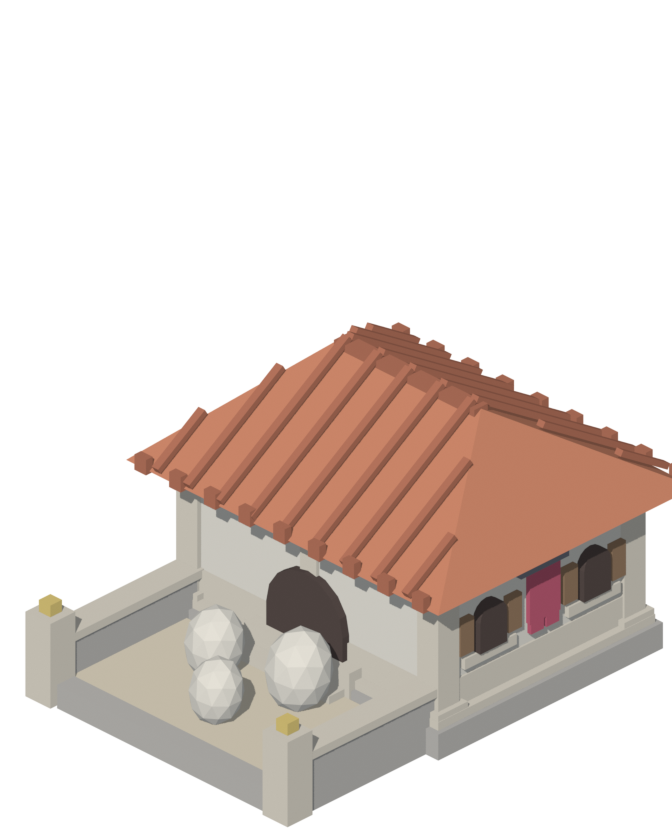
#> input picture docs/renders/breeding_hut.png, 672 x 840 px, found by its file name
$ python preview_on_map.py docs/renders/breeding_hut.png 3 4
#> lines starting #> are read from the running program, lines starting #| are printed output that depends on the picture
"""Put a render on the map, at the size the map actually draws it.

    python tool/preview_on_map.py docs/renders/breeding_hut.png 3 4

A render viewed at 672 px always looks fine. The map draws a 3x4 building 224 px
wide on a phone, and that is where a design either reads or does not — so judge
it there. The left panel is life size; the right is the same pixels enlarged, to
see WHY it reads the way it does, not to flatter it.

The placement is the app's own rule (artPlacement with 1 / 0.5 / 0): the base
fills the image's width and its near corner sits on the footprint's near corner.
"""
import sys
from pathlib import Path

from PIL import Image, ImageDraw

TILE_W, TILE_H = 64, 32          # iso_grid.dart
GROUND = (62, 107, 69, 255)      # the era-I ground the map paints
SEAM = (255, 255, 255, 40)
PAD = 28


def tiles(w, h, scale):
    """The footprint's cells, drawn the way the map draws them."""
    base_w = (w + h) * TILE_W // 2 * scale
    base_h = base_w // 2
    img = Image.new('RGBA', (base_w, base_h), (0, 0, 0, 0))
    layer = Image.new('RGBA', img.size, (0, 0, 0, 0))
    d = ImageDraw.Draw(layer)

    def p(gx, gy):
        return ((h + gx - gy) * TILE_W * scale / 2,
                (gx + gy) * TILE_H * scale / 2)

    d.polygon([p(0, 0), p(w, 0), p(w, h), p(0, h)],
              fill=(255, 255, 255, 26), outline=(255, 255, 255, 90), width=scale)
    for i in range(1, w):
        d.line([p(i, 0), p(i, h)], fill=SEAM, width=max(1, scale))
    for j in range(1, h):
        d.line([p(0, j), p(w, j)], fill=SEAM, width=max(1, scale))
    return Image.alpha_composite(img, layer)


def panel(art, w, h, scale, label):
    base_w = (w + h) * TILE_W // 2 * scale
    base_h = base_w // 2
    # baseWidth 1 => the art is exactly as wide as the base.
    sprite = art.resize((base_w, round(art.height * base_w / art.width)),
                        Image.LANCZOS)

    box_w = base_w + PAD * 2
    box_h = sprite.height + base_h + PAD * 2
    out = Image.new('RGBA', (box_w, box_h), GROUND)

    foot = tiles(w, h, scale)
    foot_top = box_h - PAD - base_h
    out.alpha_composite(foot, (PAD, foot_top))
    # lift 0 => the picture's bottom edge meets the footprint's near corner,
    # which is half a base-height below the footprint's top.
    out.alpha_composite(sprite, (PAD, box_h - PAD - sprite.height))

    d = ImageDraw.Draw(out)
    d.text((PAD, 8), label, fill=(255, 255, 255, 200))
    return out


def main():
    src, w, h = Path(sys.argv[1]), int(sys.argv[2]), int(sys.argv[3])
    art = Image.open(src).convert('RGBA')
#> art is the input picture: PIL image 672x840 RGBA; mean R, G, B, A 62, 51.1, 45.5, 90.7
    # Trim the empty sky the render leaves above the building. The WIDTH is
    # untouched — it is the base, and cropping it would break the placement.
    bbox = art.getbbox()
#> bbox = (24, 321, 672, 828)
    if bbox:
        art = art.crop((0, bbox[1], art.width, art.height))
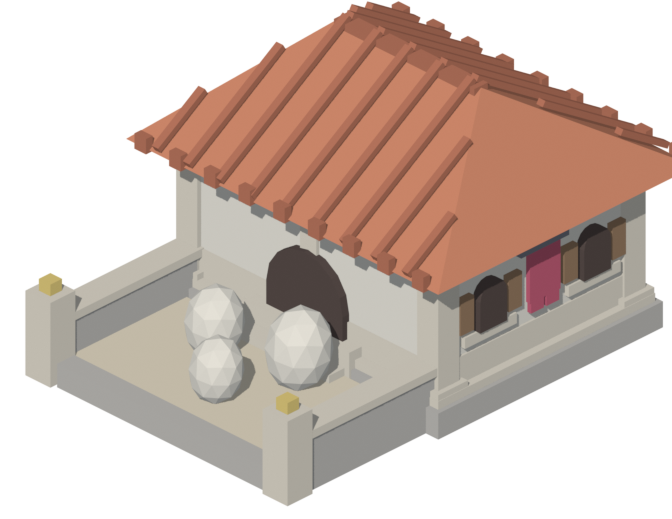
#> art: PIL image 672x519 RGBA; mean R, G, B, A 100.3, 82.7, 73.6, 146.9; transparent parts drawn white

    left = panel(art, w, h, 1, f'{w}x{h} - life size, {(w + h) * TILE_W // 2}px')
#> in tiles, `img = Image.new('RGBA', (base_w, base_h), (0, 0, 0, 0))`: img: PIL image 224x112 RGBA; every value is 0
#> in panel, `out.alpha_composite(sprite, (PAD, box_h - PAD - sprite.height))`:
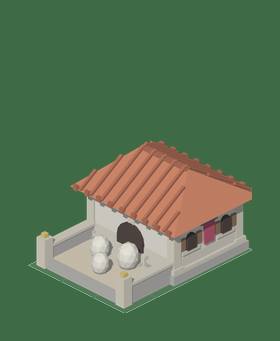
#> out: PIL image 280x341 RGBA; mean R, G, B, A 88, 115.3, 82.7, 255
    right = panel(art, w, h, 3, f'{w}x{h} - 3x')
#> call 2 of panel, with w = 3, h = 4, scale = 3, label = '3x4 - 3x'
#> in tiles (call 2), `img = Image.new('RGBA', (base_w, base_h), (0, 0, 0, 0))`: img: PIL image 672x336 RGBA; every value is 0
#> in panel (call 2), `out.alpha_composite(foot, (PAD, foot_top))`:
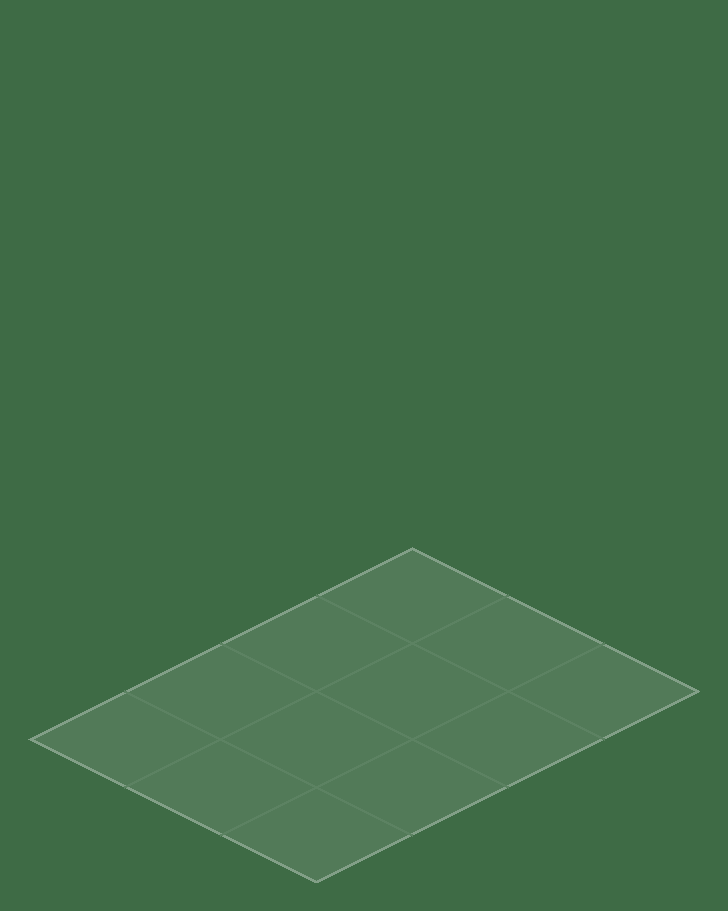
#> out: PIL image 728x911 RGBA; mean R, G, B, A 65.7, 109.8, 72.5, 255
#> in panel (call 2), `out.alpha_composite(sprite, (PAD, box_h - PAD - sprite.height))`:
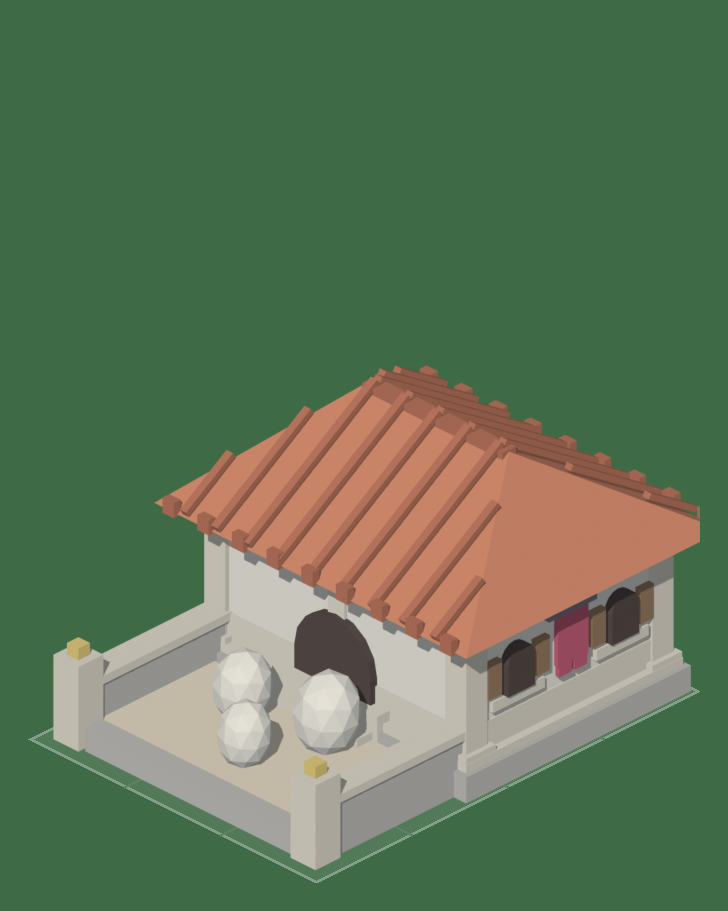
#> out: PIL image 728x911 RGBA; mean R, G, B, A 95.6, 117.7, 86.6, 255

    gap = 24
    out = Image.new('RGBA', (left.width + right.width + gap,
                             max(left.height, right.height)), GROUND)
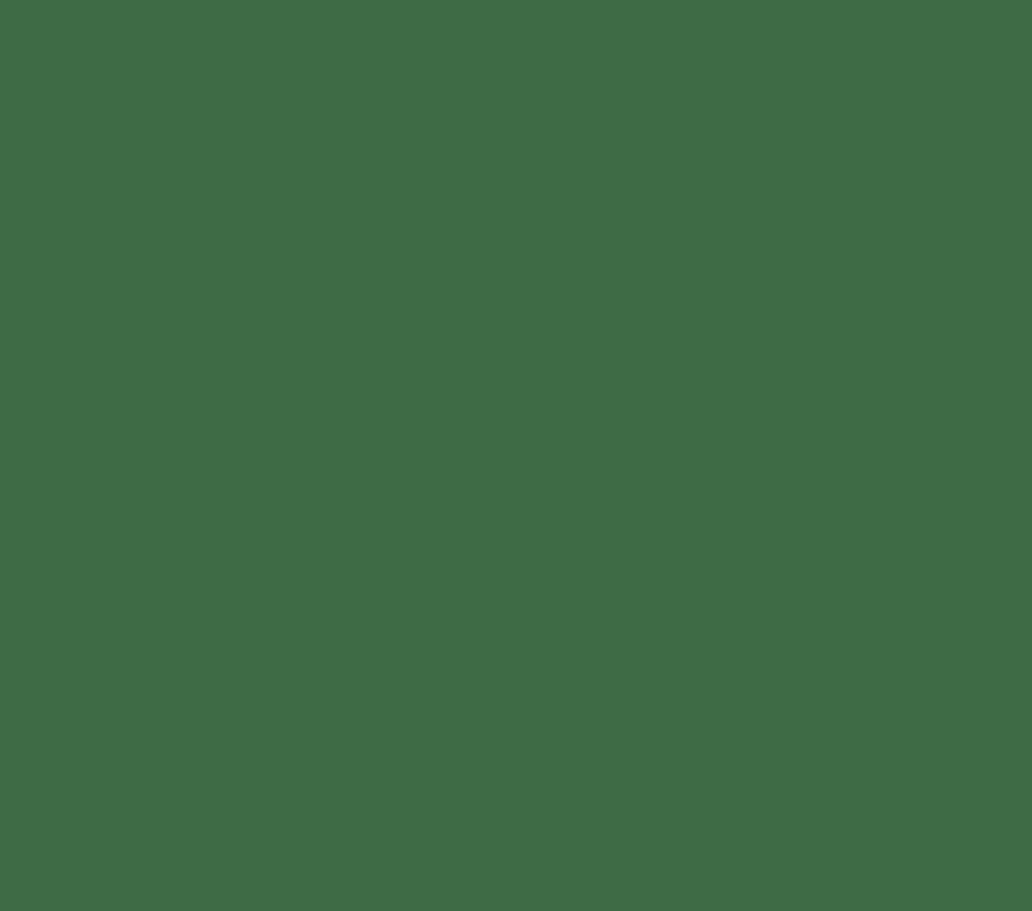
#> out: PIL image 1032x911 RGBA; mean R, G, B, A 62, 107, 69, 255
    out.alpha_composite(left, (0, out.height - left.height))
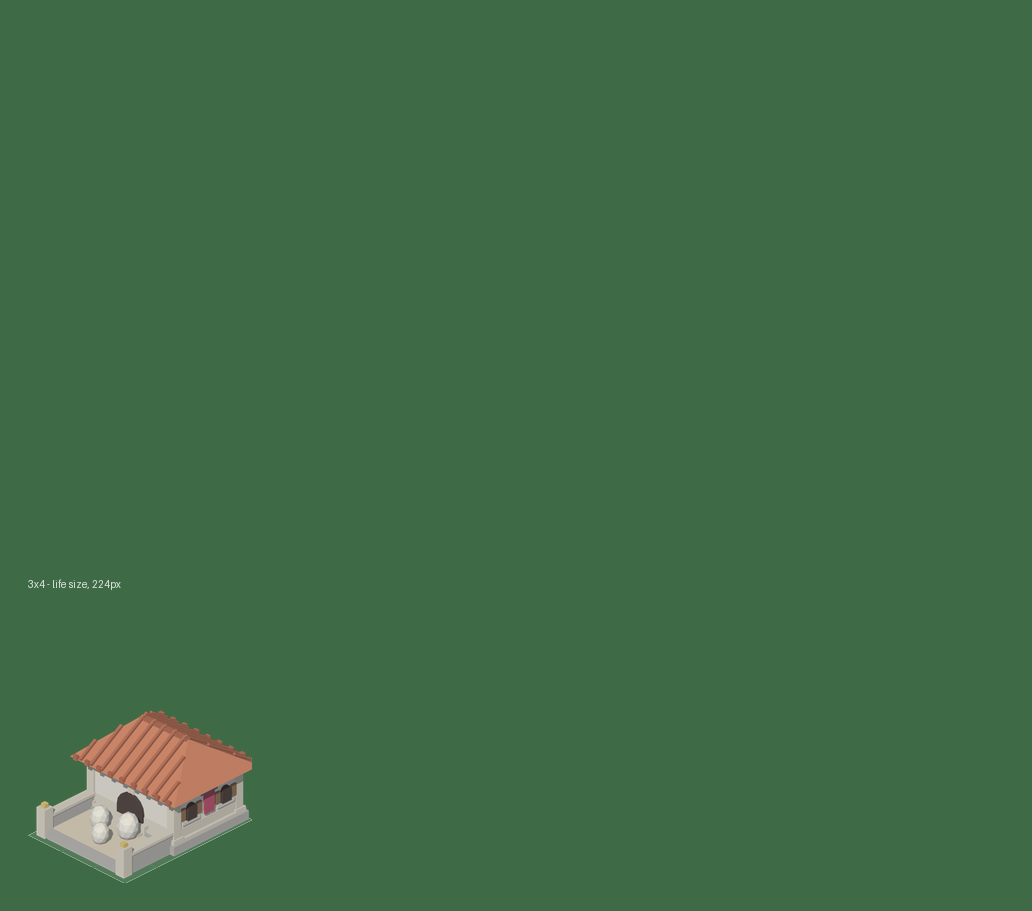
#> out: PIL image 1032x911 RGBA; mean R, G, B, A 64.7, 107.9, 70.4, 255
    out.alpha_composite(right, (left.width + gap, out.height - right.height))
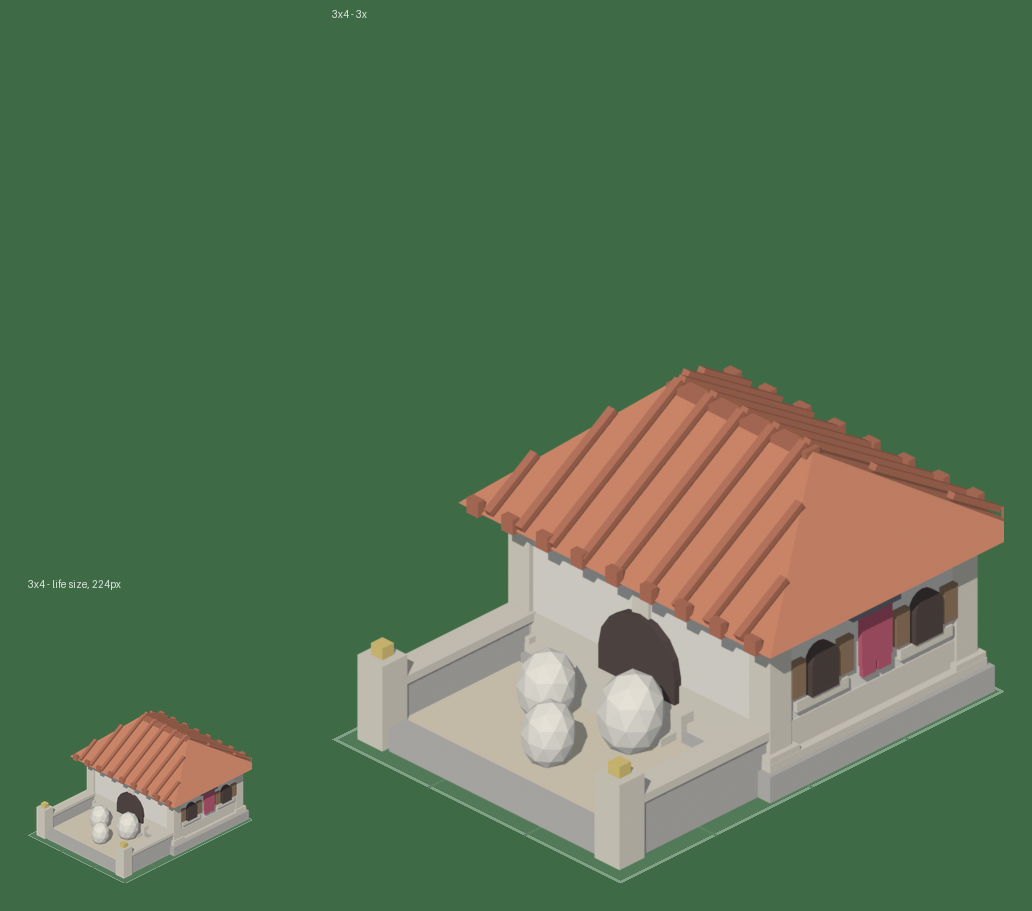
#> out: PIL image 1032x911 RGBA; mean R, G, B, A 88.4, 115.4, 82.9, 255

    dst = src.with_name(src.stem + '_on_map.png')
    out.save(dst)
    print(f'{dst}  {out.width}x{out.height}')
#| docs/renders/breeding_hut_on_map.png  1032x911


main()

$ run again, with docs/renders/builder_camp.png copied over docs/renders/breeding_hut.png
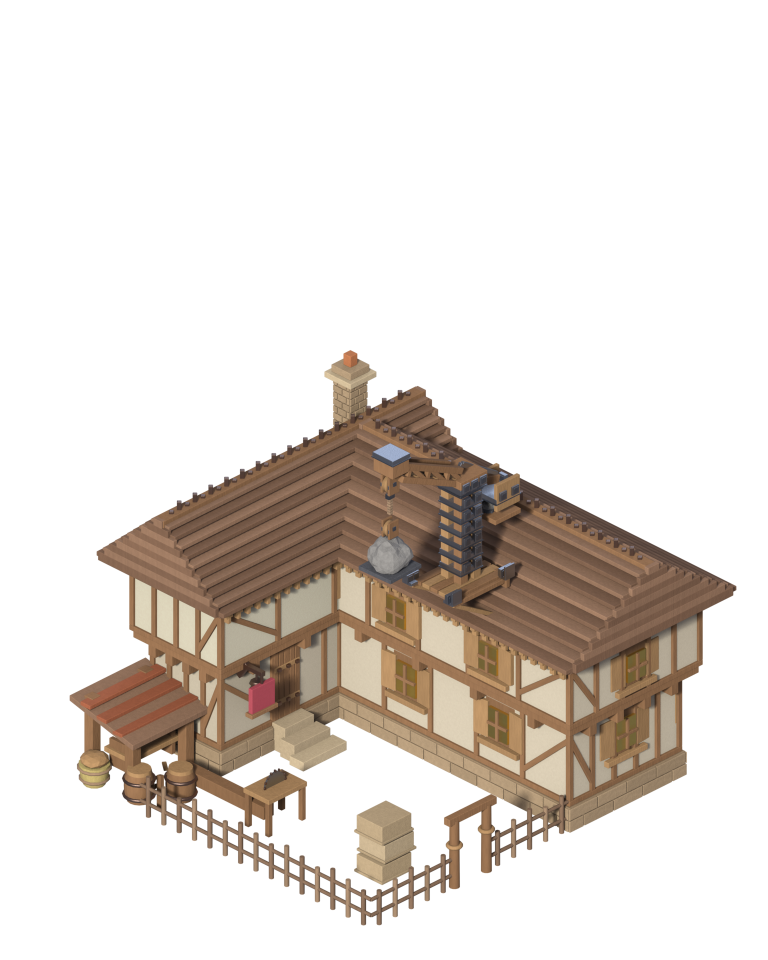
#> input picture docs/renders/builder_camp.png, 1536 x 1920 px, found by its file name (shown at 1/2 size)
#> in main, art is the input picture: PIL image 1536x1920 RGBA; mean R, G, B, A 38.6, 31.6, 25.4, 68.1
#> bbox = (138, 699, 1474, 1852)
#> art: PIL image 1536x1221 RGBA
#> img: PIL image 224x112 RGBA; every value is 0
#> in panel (call 2), `sprite = art.resize((base_w, round(art.height * base_w / art.width)), ..`:
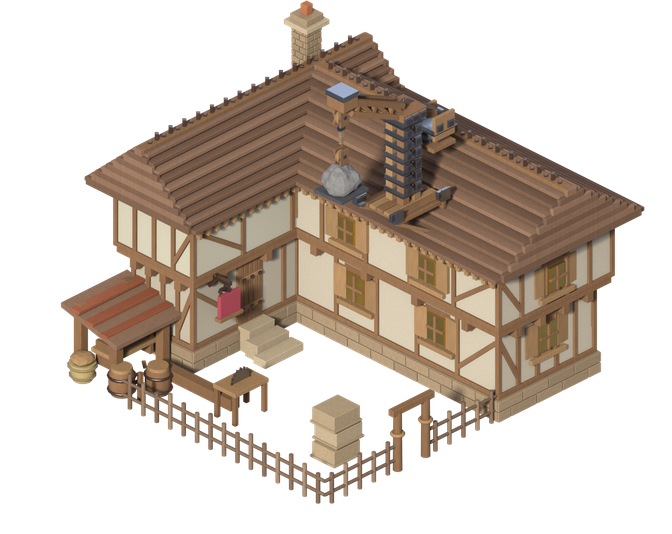
#> sprite: PIL image 672x534 RGBA; mean R, G, B, A 62.1, 50.7, 40.7, 107.1; transparent parts drawn white
#> img: PIL image 672x336 RGBA; every value is 0
#> in main, `out.alpha_composite(right, (left.width + gap, out.height - right.heigh..`:
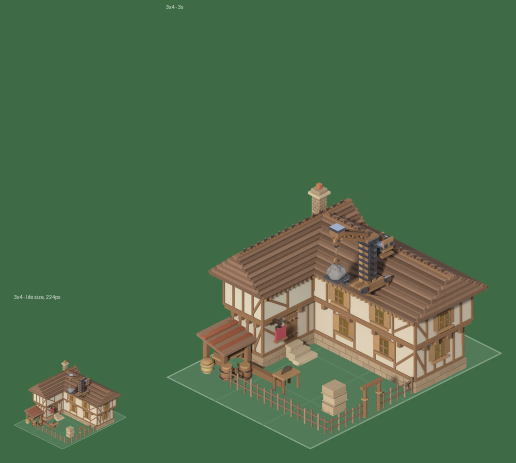
#> out: PIL image 1032x926 RGBA (shown at 1/2 size); mean R, G, B, A 77.2, 109.5, 74.4, 255
#| docs/renders/breeding_hut_on_map.png  1032x926

$ run again, with docs/renders/healing_hut.png copied over docs/renders/breeding_hut.png
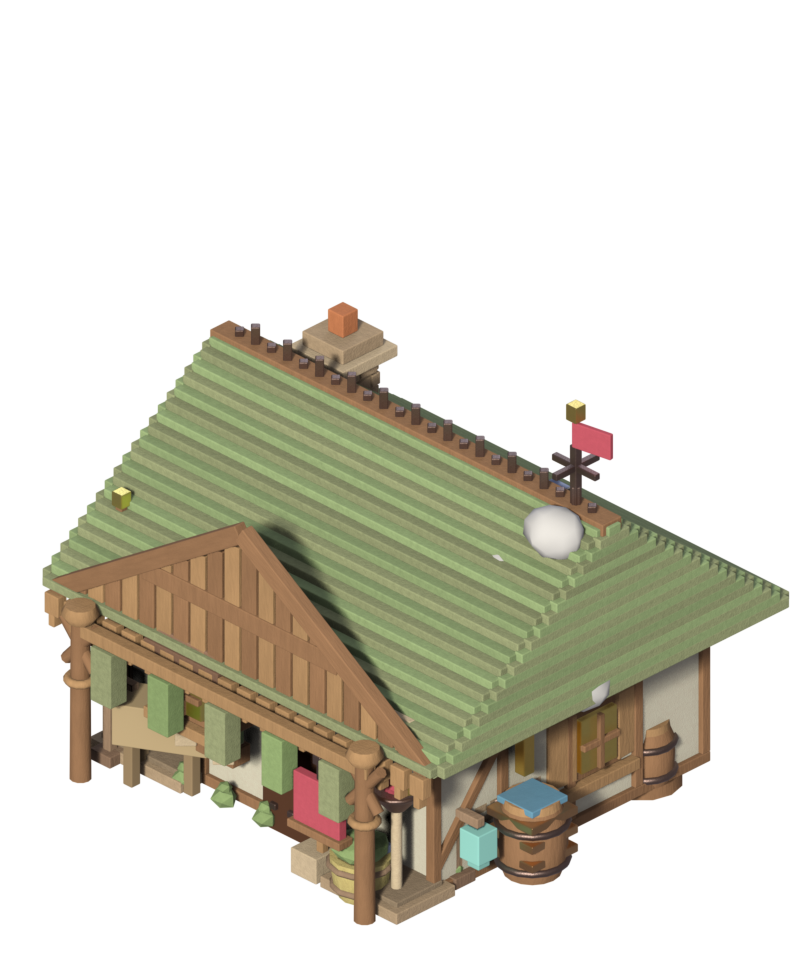
#> input picture docs/renders/healing_hut.png, 801 x 960 px, found by its file name
#> in main, art is the input picture: PIL image 801x960 RGBA; mean R, G, B, A 50.6, 47.9, 35.4, 91.1
#> bbox = (41, 301, 790, 926)
#> art: PIL image 801x659 RGBA
#> in panel, `sprite = art.resize((base_w, round(art.height * base_w / art.width)), ..`:
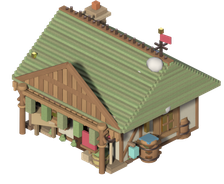
#> sprite: PIL image 224x184 RGBA; mean R, G, B, A 76.3, 71.9, 53.2, 132.7; transparent parts drawn white
#> img: PIL image 224x112 RGBA; every value is 0
#> sprite: PIL image 672x553 RGBA
#> img: PIL image 672x336 RGBA; every value is 0
#> in main, `out.alpha_composite(right, (left.width + gap, out.height - right.heigh..`:
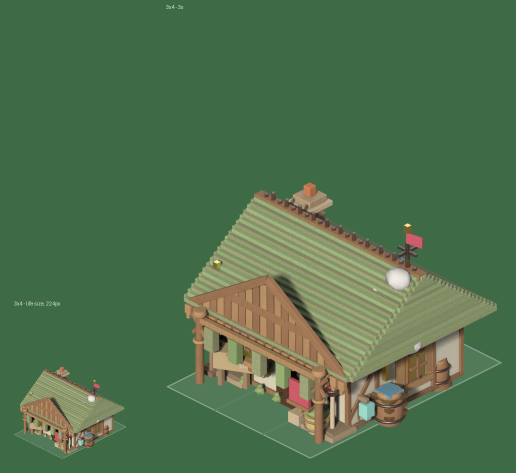
#> out: PIL image 1032x945 RGBA (shown at 1/2 size); mean R, G, B, A 79.8, 113.1, 76, 255
#| docs/renders/breeding_hut_on_map.png  1032x945

$ run again, with docs/renders/large_house.png copied over docs/renders/breeding_hut.png
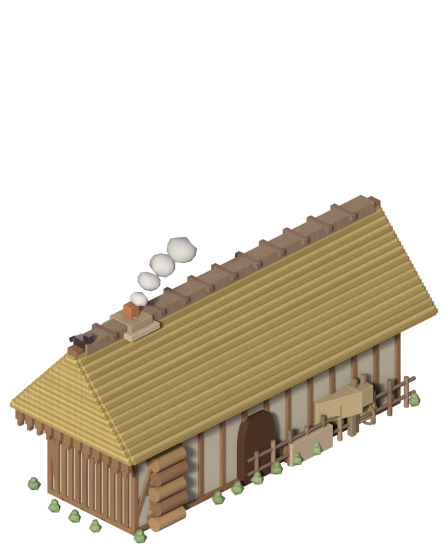
#> input picture docs/renders/large_house.png, 896 x 1120 px, found by its file name (shown at 1/2 size)
#> in main, art is the input picture: PIL image 896x1120 RGBA; mean R, G, B, A 51.6, 44, 30.5, 84.5
#> bbox = (19, 389, 877, 1087)
#> art: PIL image 896x731 RGBA
#> img: PIL image 224x112 RGBA; every value is 0
#> sprite: PIL image 672x548 RGBA
#> img: PIL image 672x336 RGBA; every value is 0
#> in main, `out.alpha_composite(right, (left.width + gap, out.height - right.heigh..`:
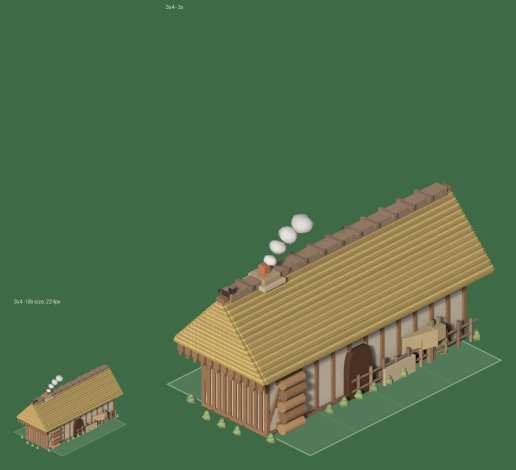
#> out: PIL image 1032x940 RGBA (shown at 1/2 size); mean R, G, B, A 82.5, 112.7, 74.4, 255
#| docs/renders/breeding_hut_on_map.png  1032x940
